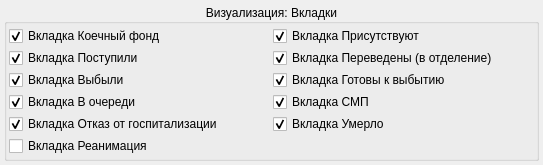
<?xml version="1.0" encoding="UTF-8"?>
<ui version="4.0">
 <class>HospitalBedsPage</class>
 <widget class="QWidget" name="HospitalBedsPage">
  <property name="geometry">
   <rect>
    <x>0</x>
    <y>0</y>
    <width>543</width>
    <height>148</height>
   </rect>
  </property>
  <property name="windowTitle">
   <string>Стационарный монитор</string>
  </property>
  <layout class="QGridLayout" name="gridLayout">
   <property name="leftMargin">
    <number>4</number>
   </property>
   <property name="topMargin">
    <number>4</number>
   </property>
   <property name="rightMargin">
    <number>4</number>
   </property>
   <property name="bottomMargin">
    <number>4</number>
   </property>
   <property name="spacing">
    <number>4</number>
   </property>
   <item row="12" column="0">
    <spacer name="verticalSpacer_2">
     <property name="orientation">
      <enum>Qt::Vertical</enum>
     </property>
     <property name="sizeHint" stdset="0">
      <size>
       <width>20</width>
       <height>40</height>
      </size>
     </property>
    </spacer>
   </item>
   <item row="11" column="0" colspan="2">
    <widget class="QGroupBox" name="grpTabWidgets">
     <property name="title">
      <string>Визуализация: Вкладки</string>
     </property>
     <property name="alignment">
      <set>Qt::AlignCenter</set>
     </property>
     <layout class="QGridLayout" name="gridLayout_3">
      <property name="leftMargin">
       <number>2</number>
      </property>
      <property name="topMargin">
       <number>2</number>
      </property>
      <property name="rightMargin">
       <number>2</number>
      </property>
      <property name="bottomMargin">
       <number>2</number>
      </property>
      <property name="spacing">
       <number>2</number>
      </property>
      <item row="3" column="1">
       <widget class="QCheckBox" name="chkTabPresence">
        <property name="text">
         <string>Вкладка Присутствуют</string>
        </property>
        <property name="checked">
         <bool>true</bool>
        </property>
       </widget>
      </item>
      <item row="6" column="1">
       <widget class="QCheckBox" name="chkTabReadyToLeave">
        <property name="text">
         <string>Вкладка Готовы к выбытию</string>
        </property>
        <property name="checked">
         <bool>true</bool>
        </property>
       </widget>
      </item>
      <item row="8" column="1">
       <widget class="QCheckBox" name="chkTabDeath">
        <property name="text">
         <string>Вкладка Умерло</string>
        </property>
        <property name="checked">
         <bool>true</bool>
        </property>
       </widget>
      </item>
      <item row="7" column="1">
       <widget class="QCheckBox" name="chkTabEmergency">
        <property name="text">
         <string>Вкладка СМП</string>
        </property>
        <property name="checked">
         <bool>true</bool>
        </property>
       </widget>
      </item>
      <item row="5" column="1">
       <widget class="QCheckBox" name="chkTabTransfer">
        <property name="text">
         <string>Вкладка Переведены (в отделение)</string>
        </property>
        <property name="checked">
         <bool>true</bool>
        </property>
       </widget>
      </item>
      <item row="7" column="0">
       <widget class="QCheckBox" name="chkTabQueue">
        <property name="text">
         <string>Вкладка В очереди</string>
        </property>
        <property name="checked">
         <bool>true</bool>
        </property>
       </widget>
      </item>
      <item row="8" column="0">
       <widget class="QCheckBox" name="chkTabRenunciation">
        <property name="text">
         <string>Вкладка Отказ от госпитализации</string>
        </property>
        <property name="checked">
         <bool>true</bool>
        </property>
       </widget>
      </item>
      <item row="5" column="0">
       <widget class="QCheckBox" name="chkTabReceived">
        <property name="text">
         <string>Вкладка Поступили</string>
        </property>
        <property name="checked">
         <bool>true</bool>
        </property>
       </widget>
      </item>
      <item row="6" column="0">
       <widget class="QCheckBox" name="chkTabLeaved">
        <property name="text">
         <string>Вкладка Выбыли</string>
        </property>
        <property name="checked">
         <bool>true</bool>
        </property>
       </widget>
      </item>
      <item row="3" column="0">
       <widget class="QCheckBox" name="chkTabFund">
        <property name="text">
         <string>Вкладка Коечный фонд</string>
        </property>
        <property name="checked">
         <bool>true</bool>
        </property>
       </widget>
      </item>
      <item row="9" column="0">
       <widget class="QCheckBox" name="chkTabReanimation">
        <property name="enabled">
         <bool>true</bool>
        </property>
        <property name="text">
         <string>Вкладка Реанимация</string>
        </property>
       </widget>
      </item>
     </layout>
    </widget>
   </item>
  </layout>
 </widget>
 <tabstops>
  <tabstop>chkTabFund</tabstop>
  <tabstop>chkTabReceived</tabstop>
  <tabstop>chkTabLeaved</tabstop>
  <tabstop>chkTabRenunciation</tabstop>
  <tabstop>chkTabQueue</tabstop>
 </tabstops>
 <resources/>
 <connections/>
</ui>
